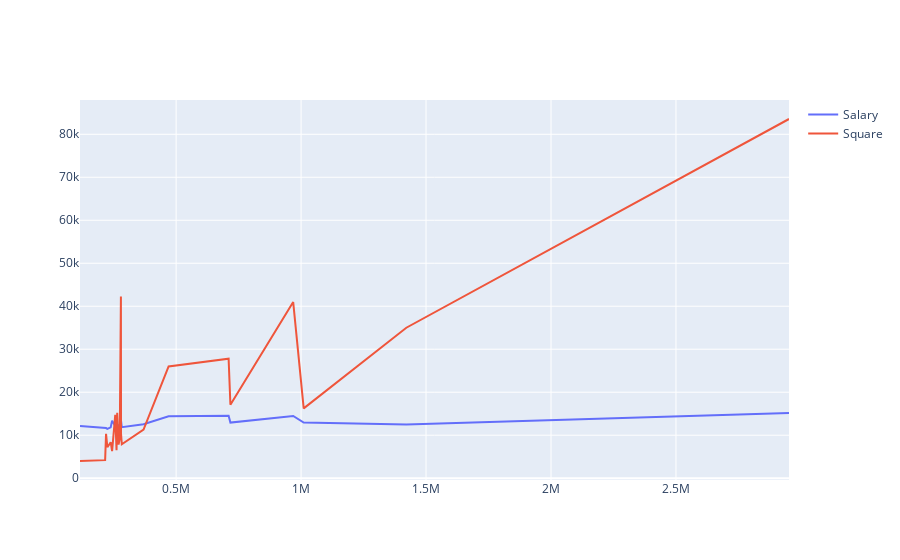

Write notebook code for a chart like this one.
### Code cell
fig=go.Figure()
fig.add_trace(go.Scatter(x=df['population'],y=df['salary'],name='Salary'))
fig.add_trace(go.Scatter(x=df['population'],y=df['square'],name='Square'))
